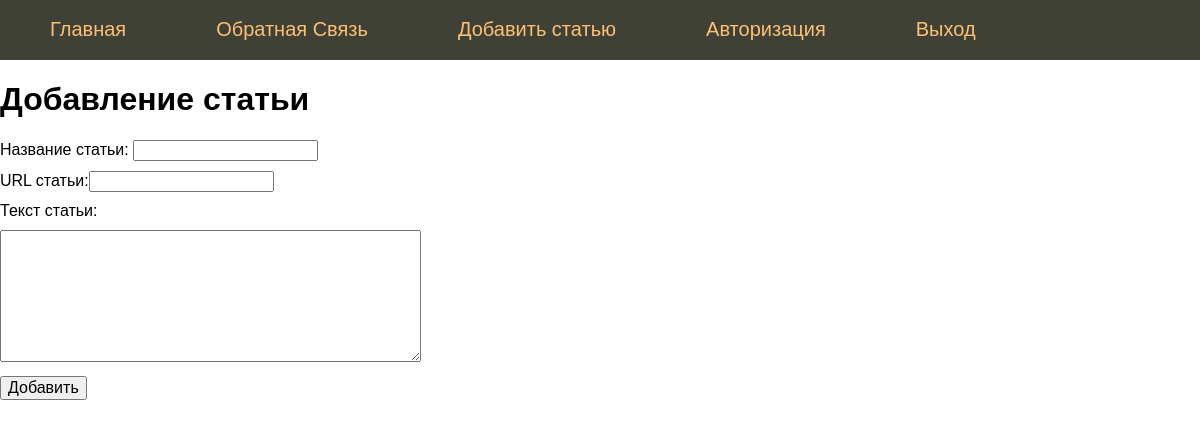
Page /add_post on the committed database.
### tables this page shows
CREATE TABLE mainmenu (
    id integer PRIMARY KEY AUTOINCREMENT,
    title text NOT NULL,
    url text NOT NULL
);

### main.py (the view, shortened to what this page needs)
@app.route('/add_post', methods=["POST", "GET"])
def addPost():
    return render_template('add_post.html', menu=dbase.getMenu(), title='Добавление статьи')

### flsite.py (called while the page is built)
    def getMenu(self):
        sql = '''SELECT * FROM mainmenu'''
        try:
            self.__cur.execute(sql)
            res = self.__cur.fetchall()
            if res: return res
        except:
            print("Ошибка чтения из БД")
        return []

### main.py (called while the page is built)
def connect_db():
    conn = sq.connect(app.config['DATABASE'])
    conn.row_factory = sq.Row
    return conn

def get_db():
    if not hasattr(g, 'link_db'):
        g.link_db = connect_db()
        return g.link_db

@app.before_request
def before_request():
    global dbase
    db = get_db()
    dbase = FDataBase(db)

### templates/add_post.html (shortened to what this page needs)
{% extends 'base.html' %}
{% block content %}
{{ super() }}
<form action="{{url_for('addPost')}}" method="post" class="form-contact">
    <p><label>Название статьи: </label> <input type="text" name="name" value="" required /></p>
    <p><label>URL статьи: </label><input type="text" name="url" value="" required /></p>
    <p><label>Текст статьи: </label></p>
    <p><textarea name="post" rows="7" cols="40"></textarea></p>
    <p><input type="submit" value="Добавить"></p>
</form>
{% endblock %}

### templates/base.html (shortened to what this page needs)
<!DOCTYPE html>
<html lang="en">
<head>
    <link type="text/css" href="{{ url_for('static', filename='css/styles.css') }}" rel="stylesheet" />
</head>
<body>
{% block content %}
    {% block mainmenu %}
        <ul class="mainmenu">
            {% for m in menu %}
            <li><a href="{{ url_for(m.url) }}">{{ m.title }}</a></li>
            {% endfor %}
        </ul>
    {% endblock mainmenu %}
{% if title %}
<h1>{{ title }}</h1>
{% else %}
<h1>Про Flask</h1>
{% endif %}
{% endblock %}
</body>
</html>

### static/css/styles.css (style rules this page uses)
html, body { font-family: 'Arial'; margin: 0; padding: 0; height: 100%; width: 100%; }
a { color: #0059b2; text-decoration: none; }
ul.mainmenu { list-style: none; background: #3F4137; height: 60px; margin: 0; padding: 0; color: #fdc073; font-size: 20px; overflow: hidden; }
ul.mainmenu li { float: left; margin: 18px 40px 0 50px; }
ul.mainmenu li a { color: #fdc073; text-decoration: none; }
.form-contact label { display: inline-block; min-width: 80px; }
.form-contact p { margin: 10px 0 10px 0; }
.form-contact input[type=submit], textarea { font-size: 16px; }

### rows in the picture
mainmenu: title "Главная"
mainmenu: title "Обратная Связь"
mainmenu: title "Добавить статью"
mainmenu: title "Авторизация"
mainmenu: title "Выход"

### other values in the picture
{{ title }} "Добавление статьи"
